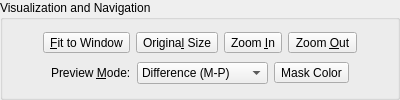
      <widget class="QGroupBox" name="visualizationGroupBox" >
       <property name="sizePolicy" >
        <sizepolicy>
         <hsizetype>0</hsizetype>
         <vsizetype>5</vsizetype>
         <horstretch>0</horstretch>
         <verstretch>0</verstretch>
        </sizepolicy>
       </property>
       <property name="maximumSize" >
        <size>
         <width>400</width>
         <height>16777215</height>
        </size>
       </property>
       <property name="title" >
        <string>Visualization and Navigation</string>
       </property>
       <layout class="QVBoxLayout" >
        <property name="margin" >
         <number>6</number>
        </property>
        <property name="spacing" >
         <number>3</number>
        </property>
        <item>
         <layout class="QHBoxLayout" >
          <property name="margin" >
           <number>0</number>
          </property>
          <property name="spacing" >
           <number>6</number>
          </property>
          <item>
           <spacer>
            <property name="orientation" >
             <enum>Qt::Horizontal</enum>
            </property>
            <property name="sizeHint" >
             <size>
              <width>40</width>
              <height>20</height>
             </size>
            </property>
           </spacer>
          </item>
          <item>
           <widget class="QToolButton" name="fitButton" >
            <property name="toolTip" >
             <string>Fit to window</string>
            </property>
            <property name="text" >
             <string>&amp;Fit to Window</string>
            </property>
            <property name="icon" >
             <iconset resource="../icons.qrc" >:/new/prefix1/images/viewmagfit.png</iconset>
            </property>
            <property name="iconSize" >
             <size>
              <width>22</width>
              <height>22</height>
             </size>
            </property>
            <property name="checkable" >
             <bool>true</bool>
            </property>
           </widget>
          </item>
          <item>
           <widget class="QToolButton" name="origSizeButton" >
            <property name="toolTip" >
             <string>Original size</string>
            </property>
            <property name="text" >
             <string>Origina&amp;l Size</string>
            </property>
            <property name="icon" >
             <iconset resource="../icons.qrc" >:/new/prefix1/images/viewmag1.png</iconset>
            </property>
            <property name="iconSize" >
             <size>
              <width>22</width>
              <height>22</height>
             </size>
            </property>
           </widget>
          </item>
          <item>
           <widget class="QToolButton" name="zoomInButton" >
            <property name="toolTip" >
             <string>Zoom In</string>
            </property>
            <property name="text" >
             <string>Zoom &amp;In</string>
            </property>
            <property name="icon" >
             <iconset resource="../icons.qrc" >:/new/prefix1/images/viewmag_inc.png</iconset>
            </property>
            <property name="iconSize" >
             <size>
              <width>22</width>
              <height>22</height>
             </size>
            </property>
           </widget>
          </item>
          <item>
           <widget class="QToolButton" name="zoomOutButton" >
            <property name="toolTip" >
             <string>Zoom Out</string>
            </property>
            <property name="text" >
             <string>Zoom &amp;Out</string>
            </property>
            <property name="icon" >
             <iconset resource="../icons.qrc" >:/new/prefix1/images/viewmag_dec.png</iconset>
            </property>
            <property name="iconSize" >
             <size>
              <width>22</width>
              <height>22</height>
             </size>
            </property>
           </widget>
          </item>
          <item>
           <spacer>
            <property name="orientation" >
             <enum>Qt::Horizontal</enum>
            </property>
            <property name="sizeHint" >
             <size>
              <width>40</width>
              <height>20</height>
             </size>
            </property>
           </spacer>
          </item>
         </layout>
        </item>
        <item>
         <layout class="QHBoxLayout" >
          <property name="margin" >
           <number>0</number>
          </property>
          <property name="spacing" >
           <number>6</number>
          </property>
          <item>
           <spacer>
            <property name="orientation" >
             <enum>Qt::Horizontal</enum>
            </property>
            <property name="sizeHint" >
             <size>
              <width>40</width>
              <height>20</height>
             </size>
            </property>
           </spacer>
          </item>
          <item>
           <widget class="QLabel" name="label_7" >
            <property name="text" >
             <string>Preview &amp;Mode:</string>
            </property>
            <property name="buddy" >
             <cstring>blendModeCB</cstring>
            </property>
           </widget>
          </item>
          <item>
           <widget class="QComboBox" name="blendModeCB" >
            <item>
             <property name="text" >
              <string>Difference (M-P)</string>
             </property>
            </item>
            <item>
             <property name="text" >
              <string>Overlay (M+P)</string>
             </property>
            </item>
            <item>
             <property name="text" >
              <string>Movable Only (M)</string>
             </property>
            </item>
            <item>
             <property name="text" >
              <string>Pivot Only (P)</string>
             </property>
            </item>
            <item>
             <property name="text" >
              <string>Antighosting Mask</string>
             </property>
            </item>
           </widget>
          </item>
          <item>
           <widget class="QToolButton" name="maskColorButton" >
            <property name="autoFillBackground" >
             <bool>true</bool>
            </property>
            <property name="text" >
             <string>Mask Color</string>
            </property>
           </widget>
          </item>
          <item>
           <spacer>
            <property name="orientation" >
             <enum>Qt::Horizontal</enum>
            </property>
            <property name="sizeHint" >
             <size>
              <width>40</width>
              <height>20</height>
             </size>
            </property>
           </spacer>
          </item>
         </layout>
        </item>
       </layout>
      </widget>
